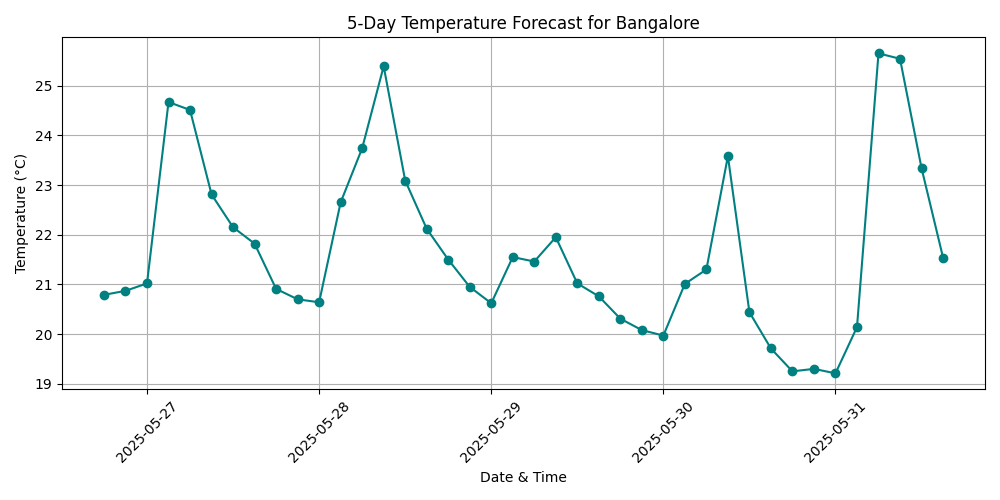

This figure's Python source:
import requests
import matplotlib.pyplot as plt
import matplotlib
from datetime import datetime

matplotlib.use('TkAgg')  
API_KEY = 'd876635fa69826e276932069ab806329'

CITY = 'Bangalore'
URL = f"http://api.openweathermap.org/data/2.5/forecast?q={CITY}&appid={API_KEY}&units=metric"

response = requests.get(URL)
data = response.json()
if response.status_code != 200:
    print(f"Error: {response.status_code}, Message: {data.get('message', 'No message')}")
    exit()
if 'list' not in data:
    print("Error: Weather data not found. Check city name or API key.")
    exit()
temperatures = []
timestamps = []
for entry in data['list']:
    temperatures.append(entry['main']['temp'])
    timestamps.append(datetime.strptime(entry['dt_txt'], '%Y-%m-%d %H:%M:%S'))
plt.figure(figsize=(10, 5))
plt.plot(timestamps, temperatures, marker='o', linestyle='-', color='teal')
plt.title(f"5-Day Temperature Forecast for {CITY}")
plt.xlabel("Date & Time")
plt.ylabel("Temperature (°C)")
plt.xticks(rotation=45)
plt.grid(True)
plt.tight_layout()
plt.savefig("weather_forecast.png")
plt.show()
print("Plot saved as weather_forecast.png")
